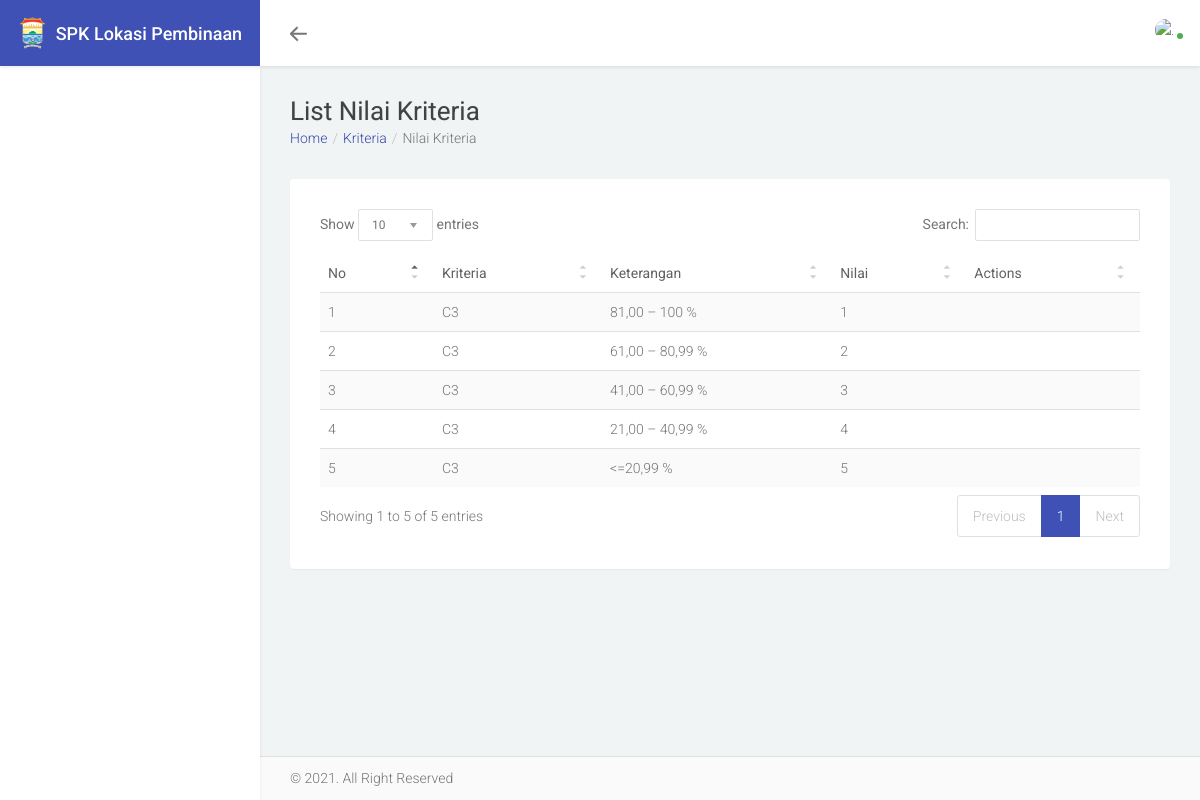
/criterion_values/3, run on the app's committed database.
### tables this page shows
CREATE TABLE `nilai_kriteria` (
  `id` int(11) NOT NULL,
  `id_kriteria` int(50) DEFAULT NULL,
  `keterangan` varchar(255) DEFAULT NULL,
  `nilai_awal` double(18,2) DEFAULT NULL,
  `nilai_akhir` double(18,2) DEFAULT NULL,
  `nilai` int(11) DEFAULT NULL
);

CREATE TABLE `kriteria` (
  `id` int(11) NOT NULL,
  `kode_kriteria` varchar(100) DEFAULT NULL,
  `nama_kriteria` varchar(255) DEFAULT NULL,
  `jenis_kriteria` varchar(50) DEFAULT NULL,
  `bobot` double(18,2) DEFAULT NULL,
  `keterangan` text DEFAULT NULL
);

### application/controllers/CriterionValueController.php (called while the page is built, shortened)
<?php
class CriterionValueController extends CI_Controller {
    function __construct()
    {
        $this->load->model(['CriterionValueModel']);
    }
	public function index($id)
	{
        $data['criterion_values'] = $this->CriterionValueModel->getWithBuilder($id)->result();
        $this->load->view('templates/header');
		$this->load->view('criterion_value/index', $data);
        $this->load->view('templates/footer');
	}
}

### index.php (called while the page is built, shortened)
<?php
require_once BASEPATH.'core/CodeIgniter.php';

### application/models/CriterionValueModel.php (called while the page is built, shortened)
<?php
class CriterionValueModel extends CI_Model
{
    public function getWithBuilder($id)
    {
        return $this->db->query("SELECT nilai_kriteria.*, kriteria.kode_kriteria AS kode_kriteria FROM nilai_kriteria JOIN kriteria ON nilai_kriteria.id_kriteria = kriteria.id WHERE nilai_kriteria.id_kriteria = $id");
    }
}

### application/views/criterion_value/index.php (the view, shortened to what this page needs)
<div class="page">
    <div class="page-header">
        <h1 class="page-title">List Nilai Kriteria</h1>
        <ol class="breadcrumb">
            <li class="breadcrumb-item"><a href="<?php echo base_url('home') ?>">Home</a></li>
            <li class="breadcrumb-item"><a href="<?php echo base_url('criteria'); ?>">Kriteria</a></li>
            <li class="breadcrumb-item active">Nilai Kriteria</li>
        </ol>
    </div>
    <div class="page-content">
        <div class="panel">
            <div class="panel-body">
                <table class="table table-hover dataTable table-striped w-full" data-plugin="dataTable">
                    <thead>
                        <tr>
                            <th>No</th>
                            <th>Kriteria</th>
                            <th>Keterangan</th>
                            <th>Nilai</th>
                            <th>Actions</th>
                        </tr>
                    </thead>
                    <tbody>
                        <?php
                        $no = 0;
                        foreach ($criterion_values as $key => $value) {
                            $no++;
                        ?>
                            <tr>
                                <td><?php echo $no; ?></td>
                                <td><?php echo $value->kode_kriteria; ?></td>
                                <td><?php echo $value->keterangan; ?></td>
                                <td><?php echo $value->nilai; ?></td>
                                <td>
                                </td>
                            </tr>
                        <?php } ?>
                    </tbody>
                </table>
            </div>
        </div>
    </div>
</div>

### assets/examples/css/dashboard/v1.minfd53.css (style rules this page uses)
.dashboard .card,.dashboard .panel { height:-webkit-calc(100% - 30px);height:calc(100% - 30px);margin-bottom:30px }

### data on the page
nilai_kriteria: id_kriteria.kode_kriteria "C3", keterangan "81,00 – 100 %", nilai "1"
nilai_kriteria: id_kriteria.kode_kriteria "C3", keterangan "61,00 – 80,99 %", nilai "2"
nilai_kriteria: id_kriteria.kode_kriteria "C3", keterangan "41,00 – 60,99 %", nilai "3"
nilai_kriteria: id_kriteria.kode_kriteria "C3", keterangan "21,00 – 40,99 %", nilai "4"
nilai_kriteria: id_kriteria.kode_kriteria "C3", keterangan "<=20,99 %", nilai "5"
